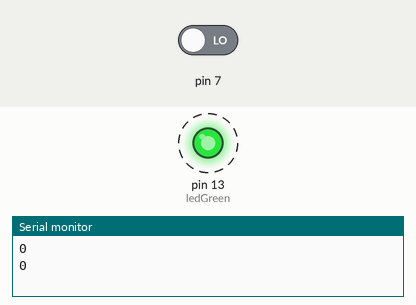
This sketch was run on a simulated Arduino Uno, built with avr-gcc and run on an emulated ATmega328P. Shown: output pins drawn as LEDs (lit = HIGH), the last lines printed to the serial monitor. Dashed ring = blinking. Inputs (shaded band) come from the test bench; at power-on: pin 7 LOW.

Above: at 4.8 s.
4.9 s: pin 7 driven HIGH
At 5.8 s:
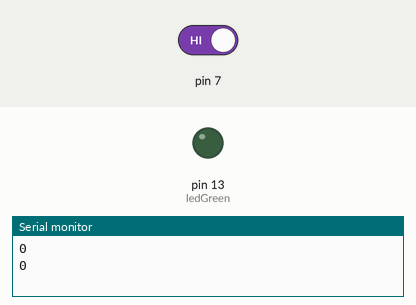
At 6.5 s:
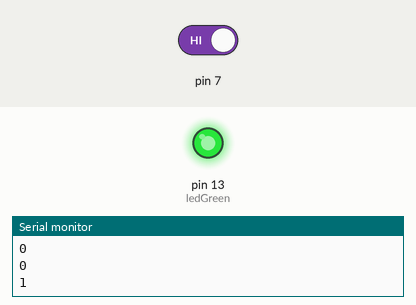
Timing chart, 0 to 14.4 s (numbered marks = the images above; inputs shaded):
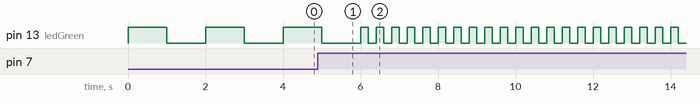

Measured:
- by itself, pin 13 (ledGreen): repeats every 0.40 s: HIGH 0.20 s, LOW 0.20 s

The sketch:

sketch_aug10b.ino
```cpp
int buttonPressed= LOW;
int ledGreen=13;

void setup() {
  // put your setup code here, to run once:
  pinMode(7, INPUT);
  pinMode(ledGreen, OUTPUT);
  Serial.begin(9600);


}

void loop() {
  // put your main code here, to run repeatedly:
  buttonPressed=digitalRead(7);
  if(buttonPressed==1){
  digitalWrite(ledGreen, HIGH);
  delay(200);
  digitalWrite(ledGreen, LOW);
  delay(200);
  } if(buttonPressed==0){
  digitalWrite(ledGreen, HIGH);
  delay(1000);
  digitalWrite(ledGreen, LOW);
  delay(1000);
 }

    Serial.println(buttonPressed);

}
```
